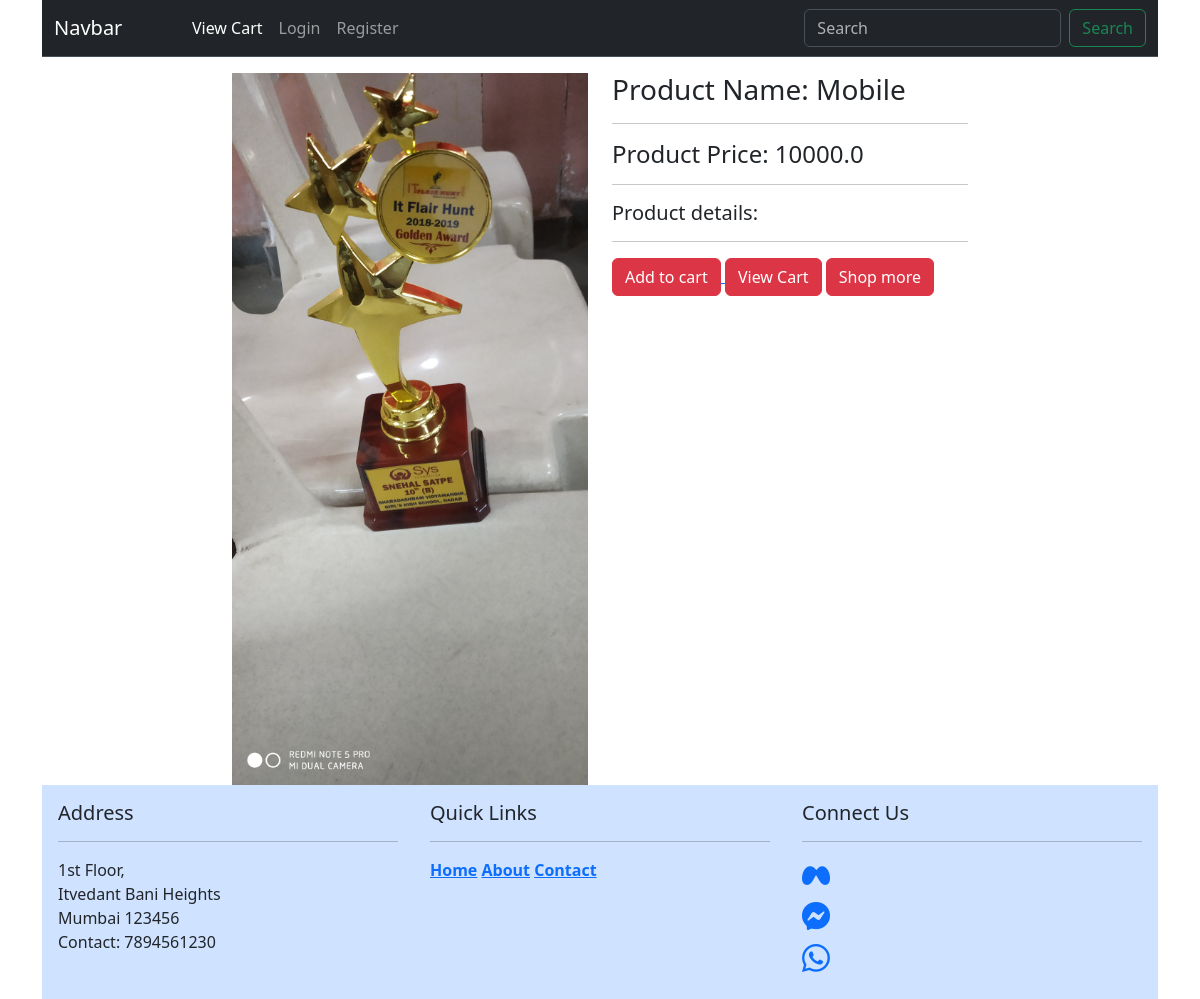
The app's page /productdetail/1 with its own data.
### ecommapp/models.py (models this page shows, shortened)
class Product(models.Model):
    CATEGORY_CHOICES=[
        (1,"Mobile"),
        (2,"Clothes"),
        (3,"Shoes")
    ]
    name=models.CharField(max_length=100) # is is use to name the product means table. here we have given a datatype and maximum length of the name
    price = models.FloatField()# we are adding the field in the table
    pdetails = models.CharField(max_length=300)
    category = models.IntegerField(choices=CATEGORY_CHOICES)
    is_active = models.BooleanField(default=True)
    pimage = models.ImageField(upload_to='image')

### ecommapp/views.py (the view)
# urls.py: path('productdetail/<pid>',views.productdetail),
def productdetail(request,pid):
    context={}
    product = Product.objects.get(id=pid)
    context['product'] = product
    return render(request,"product_detail.html",context)

### templates/product_detail.html
{% extends "base.html" %}
{%block 'content' %}
{% load static %}
<div class="container">
<div class="row">
<div class="col-md-8 mt-3 mx-auto">
    <div class="row">
        <div class="col-md-6">
            <img src="{{product.pimage.url}}" class="img-fluid" alt="">
        </div>
        <div class="col-md-6">
            <h3>Product Name: {{product.name}}</h3>
            <hr>
            <h4>Product Price: {{product.price}}</h4>
            <hr>
            <h5>Product details: {{product.details}}</h5>
            <hr>
            <a href="/addtocart/{{product.id}}"><button class="btn btn-danger">Add to cart</button> </a>
            <button class="btn btn-danger">View Cart</button>
            <button class="btn btn-danger">Shop more</button>
        </div>
    </div>
</div>
</div>
{% endblock 'content'%}

### records on screen
Product: pimage (picture), name "Mobile", price "10000.0"
